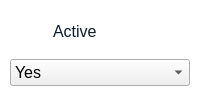
                       <widget class="QFrame" name="horizontalFrame">
                        <property name="styleSheet">
                         <string notr="true">QLabel{
	color: rgb(14, 28, 44);
	background-color: none;
}
QFrame{
background-color: rgb(255, 255, 255);
border-radius: 10px;
}
QLineEdit{
border: none;
background-color: rgb(255, 255, 255);
}</string>
                        </property>
                        <layout class="QVBoxLayout" name="verticalLayout_27">
                         <property name="leftMargin">
                          <number>10</number>
                         </property>
                         <property name="topMargin">
                          <number>10</number>
                         </property>
                         <property name="rightMargin">
                          <number>10</number>
                         </property>
                         <property name="bottomMargin">
                          <number>10</number>
                         </property>
                         <item>
                          <widget class="QFrame" name="horizontalFrame">
                           <property name="sizePolicy">
                            <sizepolicy hsizetype="Preferred" vsizetype="Fixed">
                             <horstretch>0</horstretch>
                             <verstretch>0</verstretch>
                            </sizepolicy>
                           </property>
                           <layout class="QHBoxLayout" name="horizontalLayout_5">
                            <property name="leftMargin">
                             <number>9</number>
                            </property>
                            <property name="topMargin">
                             <number>9</number>
                            </property>
                            <property name="rightMargin">
                             <number>9</number>
                            </property>
                            <property name="bottomMargin">
                             <number>9</number>
                            </property>
                            <item>
                             <widget class="QLabel" name="label_74">
                              <property name="sizePolicy">
                               <sizepolicy hsizetype="Fixed" vsizetype="Fixed">
                                <horstretch>0</horstretch>
                                <verstretch>0</verstretch>
                               </sizepolicy>
                              </property>
                              <property name="maximumSize">
                               <size>
                                <width>28</width>
                                <height>28</height>
                               </size>
                              </property>
                              <property name="text">
                               <string/>
                              </property>
                              <property name="pixmap">
                               <pixmap resource="resources.qrc">:/resources/other_icons/help.svg</pixmap>
                              </property>
                              <property name="scaledContents">
                               <bool>true</bool>
                              </property>
                             </widget>
                            </item>
                            <item>
                             <widget class="QLabel" name="label_75">
                              <property name="sizePolicy">
                               <sizepolicy hsizetype="Preferred" vsizetype="Fixed">
                                <horstretch>0</horstretch>
                                <verstretch>0</verstretch>
                               </sizepolicy>
                              </property>
                              <property name="font">
                               <font>
                                <pointsize>12</pointsize>
                               </font>
                              </property>
                              <property name="text">
                               <string>Active</string>
                              </property>
                             </widget>
                            </item>
                           </layout>
                          </widget>
                         </item>
                         <item>
                          <widget class="QComboBox" name="is_active_comboBox">
                           <property name="font">
                            <font>
                             <pointsize>12</pointsize>
                            </font>
                           </property>
                           <item>
                            <property name="text">
                             <string>Yes</string>
                            </property>
                           </item>
                           <item>
                            <property name="text">
                             <string>No</string>
                            </property>
                           </item>
                          </widget>
                         </item>
                        </layout>
                       </widget>
